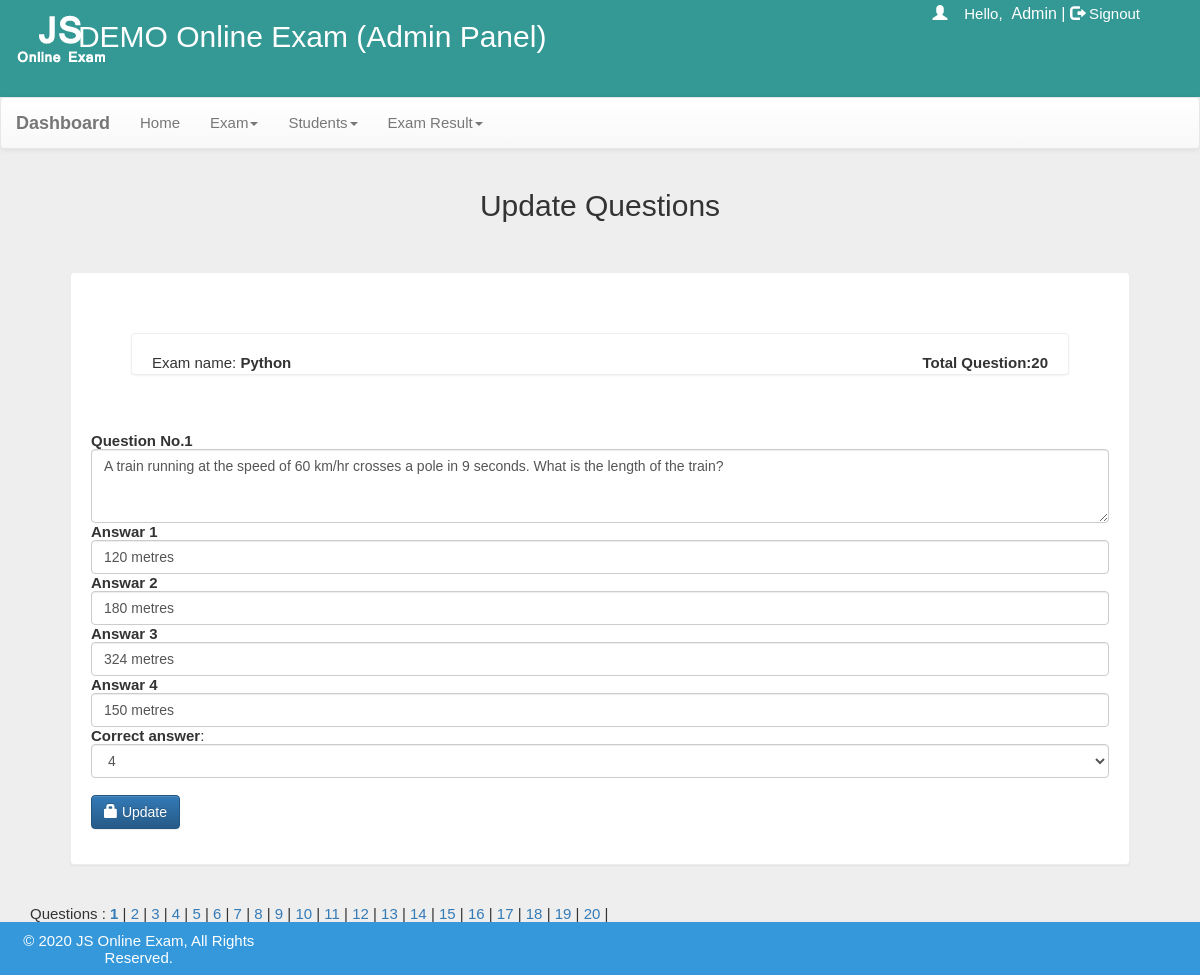
The page /admin/question-update.php?q=quiz&step=2&quiz_id=12&n=1&t=20 (signed in) on the database its author committed.
### tables this page shows
CREATE TABLE `quiz` (
  `id` int(10) NOT NULL,
  `title` varchar(100) NOT NULL,
  `sahi` int(11) NOT NULL,
  `wrong` int(11) NOT NULL,
  `total` int(11) NOT NULL,
  `time` bigint(20) NOT NULL,
  `intro` text NOT NULL,
  `enter_question` tinyint(1) NOT NULL DEFAULT '0',
  `enable_exam` tinyint(1) NOT NULL DEFAULT '0',
  `deleted` tinyint(1) NOT NULL DEFAULT '0',
  `date` timestamp NOT NULL DEFAULT CURRENT_TIMESTAMP ON UPDATE CURRENT_TIMESTAMP
);

CREATE TABLE `questions` (
  `id` int(11) NOT NULL,
  `quiz_id` int(11) NOT NULL,
  `qns` text NOT NULL,
  `choice` int(10) NOT NULL,
  `sn` int(11) NOT NULL,
  `date` datetime NOT NULL
);

CREATE TABLE `options` (
  `id` int(11) NOT NULL,
  `que_id` int(11) NOT NULL,
  `option` varchar(5000) NOT NULL,
  `date` datetime NOT NULL
);

CREATE TABLE `answer` (
  `id` int(11) NOT NULL,
  `que_id` int(11) NOT NULL,
  `option_id` int(11) NOT NULL,
  `date` datetime NOT NULL
);

### admin/question-update.php (the view, shortened to what this page needs)
<?php
include_once("menu.php");
?>
<div class="container">
	<div class="row">
    	<h2 class="heading">Update Questions</h2>
		<div class="col-md-12">
        	<div class="panel">
<?php
if(@$_GET['q']== 'quiz' && @$_GET['step']== 2) {
	$quiz_id = @$_GET['quiz_id'];
    $sn=@$_GET['n'];
    $total=@$_GET['t'];
	$quiz = mysqli_fetch_array(mysqli_query($con,"SELECT * FROM quiz WHERE id='$quiz_id' limit 1" ));
	$q_que = mysqli_query($con,"SELECT * FROM questions WHERE quiz_id='$quiz_id' AND sn='$sn' LIMIT 1" );
	echo '<div class="panel">
			<div style="float:left">Exam name: <b>'.$quiz['title'].'</b></div>
			<div style="float:right"> <b> Total Question:'.$total.'</b></div>
		  </div>';
	echo '<form action="update.php?q=updateqns&quiz_id='.$quiz_id.'&n='.$sn.'&t='.$total.'" method="POST" name="updateque" id="updateque" class="form-horizontal"><br />';
	$rows=mysqli_fetch_array($q_que);
	$qns=$rows['qns'];
	$que_id = $rows['id'];
	echo '<b>Question No.'.$sn.'</b><br/><textarea rows="3" cols="5" name="question['.$que_id.']" class="form-control">'.$qns.'</textarea>  ';
	$q_options=mysqli_query($con,"SELECT * FROM options WHERE que_id='$que_id' " );
	$arr = array();
	$i=0;
	while($row=mysqli_fetch_array($q_options) )
	{
		$option=$row['option'];
		$arr[++$i] = $row['id'];
		echo '<b>Answar '.$i.'</b> <input name="option['.$row['id'].']" class="form-control input-md" type="text" value="'.$option.'">';
	}
	echo '<b>Correct answer</b>:<br />
	<select  name="answer['.$que_id.']" placeholder="Choose correct answer " class="form-control input-md" >';
	$q_ans = mysqli_query($con,"SELECT * FROM answer WHERE que_id='$que_id' " );
	$roww = mysqli_fetch_array($q_ans);
	foreach($arr as $key => $val){
		if($val == $roww['option_id']){
			$select = "selected";
			echo '<option value="'.$val.'" '.$select.'>'.$key.'</option>';
		}else{
			echo '<option value="'.$val.'">'.$key.'</option>';
		}
	}
	echo'</select><br /><button type="submit" class="btn btn-primary"><span class="glyphicon glyphicon-lock" aria-hidden="true"></span>&nbsp;Update</button></form></div>Questions : ';
	for($i=1; $i <= $total; $i++){
		echo '<a href="question-update.php?q=quiz&step=2&quiz_id='.$quiz_id.'&n='.$i.'&t='.$total.'">';
		if($sn==$i)
			echo '<b>'.$i.'</b>'.'</a> | ';
		else
		   echo $i.'</a> | ';
	}
}
?>
			</div>
		</div>
	</div>
<?php
	include_once("../footer.php");
?>

### css/main.css (style rules this page uses)
body { overflow-x:hidden; width:100%; font: 15px "Century Gothic", "Times Roman", sans-serif; background:#eee; min-height:550px; background-attachment:fixed; }
.panel { border-color:#eee; margin:40px; padding:20px; font: 15px "Century Gothic", "Times Roman", sans-serif; }
.heading { text-align:center; }

### rows shown on the page
quiz: title "Python"
questions: id+qns "A train running at the speed of 60 km/hr crosses a pole in 9 seconds. What is the length of the train?"
options: option "120 metres"
options: option "180 metres"
options: option "324 metres"
options: option "150 metres"
answer: option "4"

### other values the page prints
$name "Admin"
$total "20"
$sn "1"
